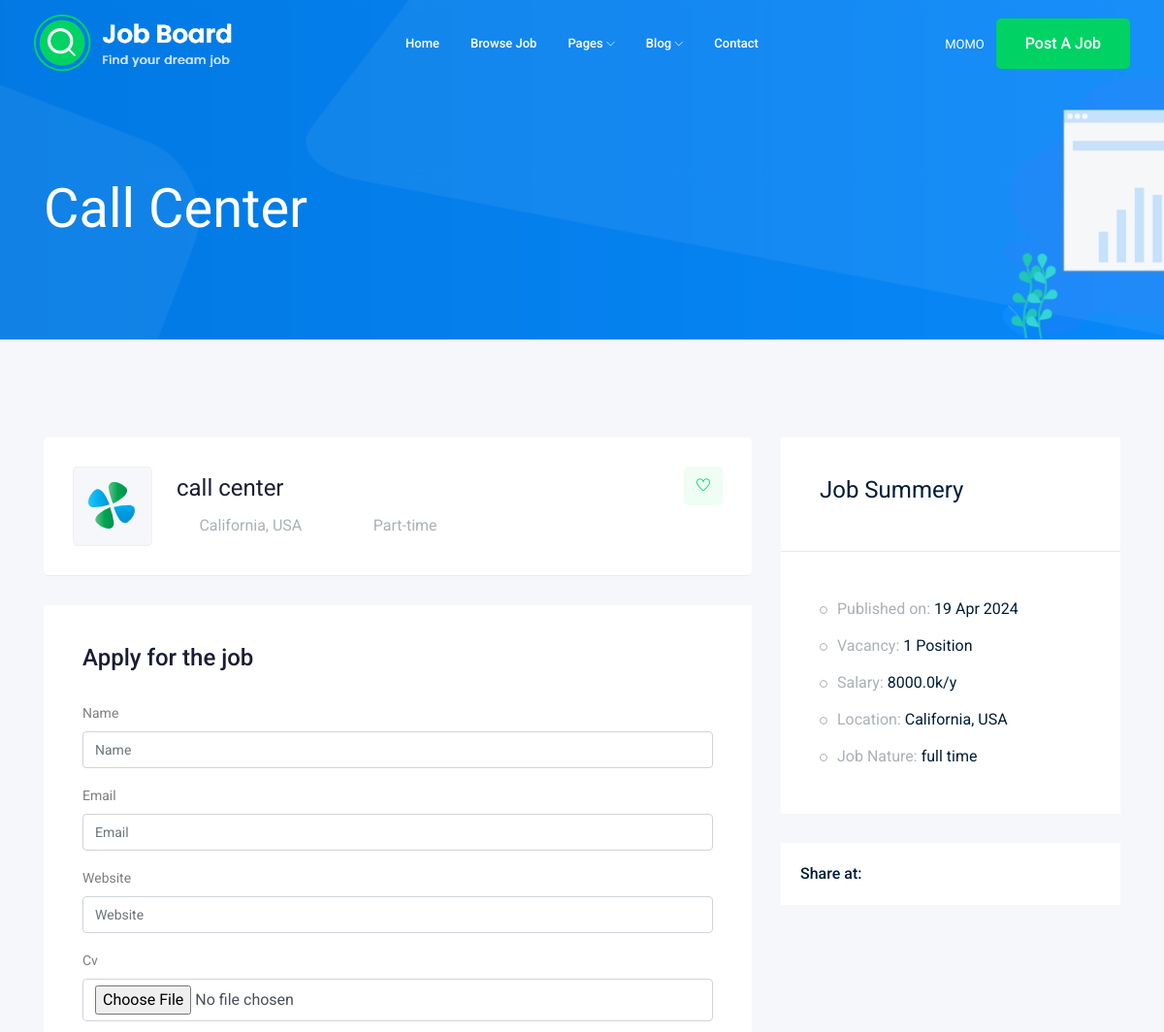
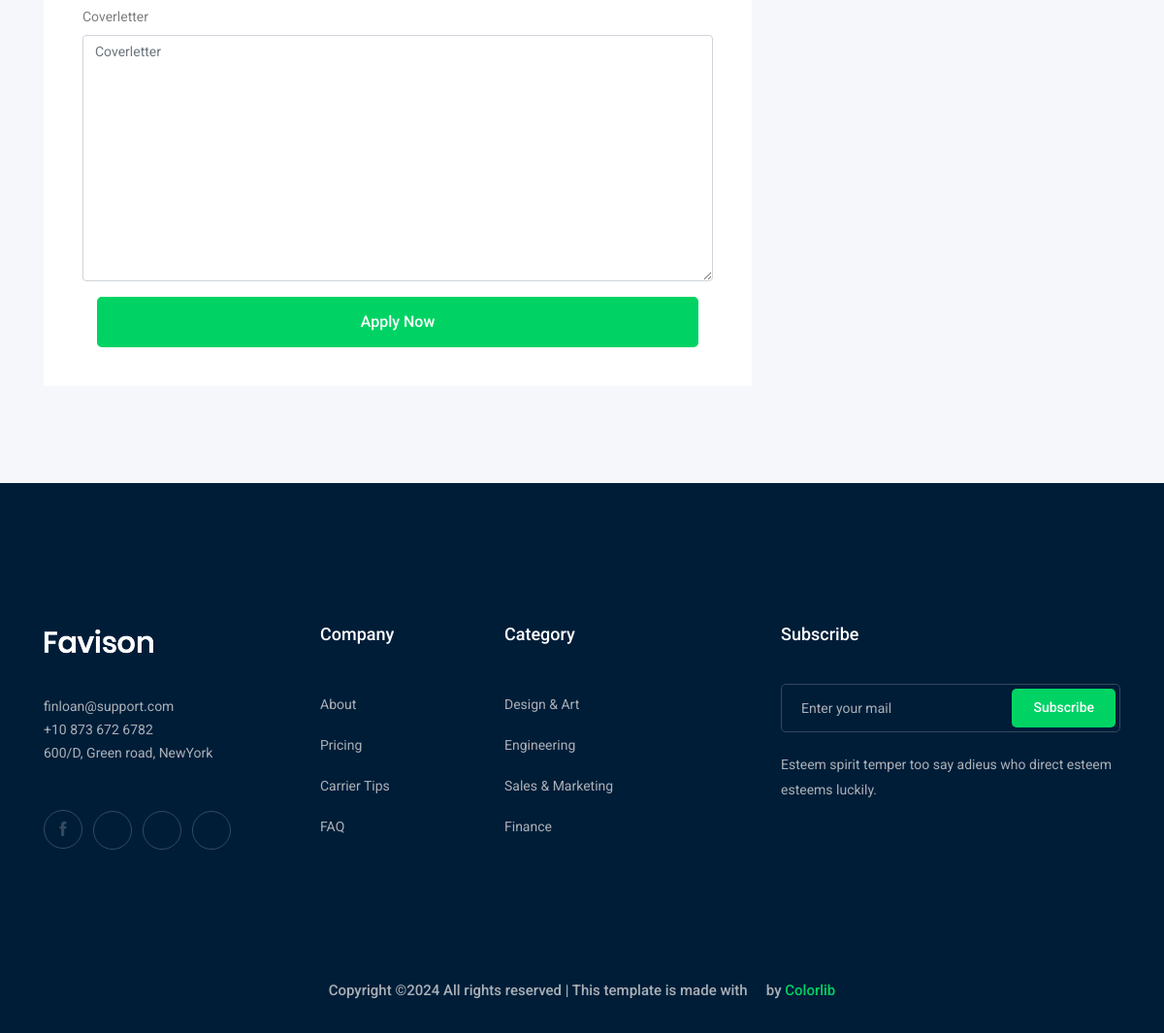
/jobs/apply/20 (signed in), run on the app's committed database (2 pictures, top to bottom).
### job/models.py (models this page shows, shortened)
class Job(models.Model):
    title = models.CharField(max_length = 50)
    job_type = models.CharField(max_length= 15 , choices= JOB_TYPE , default= "full time")
    description = models.CharField(max_length= 500)
    published_date = models.DateTimeField(auto_now= True)
    Vacancy = models.IntegerField(default= 1)
    salary = models.FloatField(default= 0)
    category = models.ForeignKey('Category' , on_delete= models.CASCADE )
    experience_years = models.IntegerField(default= 1)
    image = models.ImageField(upload_to= upload_img)
    slug = models.SlugField(null= True, blank= True)

### job/views.py (the view, shortened to what this page needs)
class ApplyJob(DetailView , LoginRequiredMixin ,FormView):
    model = Job
    form_class = Apply_form
    context_object_name = 'job'
    success_url = '/jobs'
    template_name = 'job/apply_job.html'

### job/forms.py
class Apply_form(forms.ModelForm):
    class Meta:
        model = Application
        fields = "__all__"
        exclude = ['job', 'date']

### job/templates/job/apply_job.html (shortened to what this page needs)
{% extends 'base.html' %}
{% load bootstrap4 %}
{% block content %}
<div class="bradcam_area bradcam_bg_1">
    <div class="container">
        <div class="row">
            <div class="col-xl-12">
                <div class="bradcam_text">
                    <h3>{{job.title}}</h3>
                </div>
            </div>
        </div>
    </div>
</div>
<div class="job_details_area">
    <div class="container">
        <div class="row">
            <div class="col-lg-8">
                <div class="job_details_header">
                    <div class="single_jobs white-bg d-flex justify-content-between">
                        <div class="jobs_left d-flex align-items-center">
                            <div class="thumb">
                                <img src="img/svg_icon/1.svg" alt="">
                            </div>
                            <div class="jobs_conetent">
                                <a href="#"><h4>{{job.title}}</h4></a>
                                <div class="links_locat d-flex align-items-center">
                                    <div class="location">
                                        <p> <i class="fa fa-map-marker"></i> California, USA</p>
                                    </div>
                                    <div class="location">
                                        <p> <i class="fa fa-clock-o"></i> Part-time</p>
                                    </div>
                                </div>
                            </div>
                        </div>
                        <div class="jobs_right">
                            <div class="apply_now">
                                <a class="heart_mark" href="#"> <i class="ti-heart"></i> </a>
                            </div>
                        </div>
                    </div>
                </div>
                <div class="apply_job_form white-bg">
                    <h4>Apply for the job</h4>
                    <form method="post" enctype="multipart/form-data">
                        {% bootstrap_form form  %}
                        <div class="col-md-12">
                            <div class="submit_btn">
                                <button class="boxed-btn3 w-100" type="submit">Apply Now</button>
                            </div>
                        </div>
                    </form>
                </div>
            </div>
            <div class="col-lg-4">
                <div class="job_sumary">
                    <div class="summery_header">
                        <h3>Job Summery</h3>
                    </div>
                    <div class="job_content">
                        <ul>
                            <li>Published on: <span>{{job.published_date|date:"d M Y"}}</span></li>
                            <li>Vacancy: <span>{{job.Vacancy}} Position</span></li>
                            <li>Salary: <span>{{job.salary}}k/y</span></li>
                            <li>Location: <span>California, USA</span></li>
                            <li>Job Nature: <span> {{job.job_type}}</span></li>
                        </ul>
                    </div>
                </div>
                <div class="share_wrap d-flex">
                    <span>Share at:</span>
                    <ul>
                        <li><a href="#"> <i class="fa fa-facebook"></i></a> </li>
                        <li><a href="#"> <i class="fa fa-google-plus"></i></a> </li>
                        <li><a href="#"> <i class="fa fa-twitter"></i></a> </li>
                        <li><a href="#"> <i class="fa fa-envelope"></i></a> </li>
                    </ul>
                </div>
                <div class="job_location_wrap">
                    <div class="job_lok_inner">
                        <div id="map" style="height: 200px;"></div>
                      </div>
                </div>
            </div>
        </div>
    </div>
</div>
{% endblock %}

### templates/base.html (shortened to what this page needs)
{% load static %}
<!doctype html>
<html class="no-js" lang="zxx">
<head>
    <link rel="stylesheet" href="{% static 'css/bootstrap.min.css' %}">
    <link rel="stylesheet" href="{% static 'css/owl.carousel.min.css' %}">
    <link rel="stylesheet" href="{% static 'css/magnific-popup.css' %}">
    <link rel="stylesheet" href="{% static 'css/font-awesome.min.css' %}">
    <link rel="stylesheet" href="{% static 'css/themify-icons.css' %}">
    <link rel="stylesheet" href="{% static 'css/nice-select.css' %}">
    <link rel="stylesheet" href="{% static 'css/flaticon.css' %}">
    <link rel="stylesheet" href="{% static 'css/jquery-ui.css' %}">
    <link rel="stylesheet" href="{% static 'css/gijgo.css' %}">
    <link rel="stylesheet" href="{% static 'css/animate.min.css' %}">
    <link rel="stylesheet" href="{% static 'css/slicknav.css' %}">
    <link rel="stylesheet" href="{% static 'css/style.css' %}">
</head>
<body>
    <header>
        <div class="header-area ">
            <div id="sticky-header" class="main-header-area">
                <div class="container-fluid ">
                    <div class="header_bottom_border">
                        <div class="row align-items-center">
                            <div class="col-xl-3 col-lg-2">
                                <div class="logo">
                                    <a href="{% url 'home' %}">
                                        <img src="{% static 'img/logo.png' %}" alt="">
                                    </a>
                                </div>
                            </div>
                            <div class="col-xl-6 col-lg-7">
                                <div class="main-menu  d-none d-lg-block">
                                    <nav>
                                        <ul id="navigation">
                                            <li><a href="{% url 'home' %}">home</a></li>
                                            <li><a href="{% url 'job_list' %}">Browse Job</a></li>
                                            <li><a href="#">pages <i class="ti-angle-down"></i></a>
                                            </li>
                                            <li><a href="#">blog <i class="ti-angle-down"></i></a>
                                            </li>
                                            <li><a href="{% url 'contact_us' %}">Contact</a></li>
                                        </ul>
                                    </nav>
                                </div>
                            </div>
                            <div class="col-xl-3 col-lg-3 d-none d-lg-block">
                                <div class="Appointment">
                                    {% if request.user.is_authenticated %}
                                        {% if request.user.first_name %}
                                            <div class="phone_num d-none d-xl-block">
                                                <a href="{% url 'profile' %}">  {{ request.user.first_name }}  </a>
                                            </div>
                                        {% else %}
                                            <div class="phone_num d-none d-xl-block">
                                                <a href="{% url 'profile' %}">  Profile </a>
                                            </div>
                                        {% endif %}
                                    {% else %}
                                    <div class="phone_num d-none d-xl-block">
                                        <a href="{% url 'login' %}">Log in</a>
                                    </div>
                                    {% endif %}
                                    <div class="d-none d-lg-block">
                                        <a class="boxed-btn3" href="{% url 'post_job' %}">Post a Job</a>
                                    </div>
                                </div>
                            </div>
                            <div class="col-12">
                            </div>
                        </div>
                    </div>
                </div>
            </div>
        </div>
    </header>
    {% block content %}
    {% endblock %}
    <footer class="footer">
        <div class="footer_top">
            <div class="container">
                <div class="row">
                    <div class="col-xl-3 col-md-6 col-lg-3">
                        <div class="footer_widget wow fadeInUp" data-wow-duration="1s" data-wow-delay=".3s">
                            <div class="footer_logo">
                                <a href="#">
                                    <img src="img/logo.png" alt="">
                                </a>
                            </div>
                            <p>
                                finloan@support.com <br>
                                +10 873 672 6782 <br>
                                600/D, Green road, NewYork
                            </p>
                            <div class="socail_links">
                                <ul>
                                    <li>
                                        <a href="#">
                                            <i class="ti-facebook"></i>
                                        </a>
                                    </li>
                                    <li>
                                        <a href="#">
                                            <i class="fa fa-google-plus"></i>
                                        </a>
                                    </li>
                                    <li>
                                        <a href="#">
                                            <i class="fa fa-twitter"></i>
                                        </a>
                                    </li>
                                    <li>
                                        <a href="#">
                                            <i class="fa fa-instagram"></i>
                                        </a>
                                    </li>
                                </ul>
                            </div>
                        </div>
                    </div>
                    <div class="col-xl-2 col-md-6 col-lg-2">
                        <div class="footer_widget wow fadeInUp" data-wow-duration="1.1s" data-wow-delay=".4s">
                            <h3 class="footer_title">
                                Company
                            </h3>
                            <ul>
                                <li><a href="#">About </a></li>
                                <li><a href="#"> Pricing</a></li>
                                <li><a href="#">Carrier Tips</a></li>
                                <li><a href="#">FAQ</a></li>
                            </ul>
                        </div>
                    </div>
                    <div class="col-xl-3 col-md-6 col-lg-3">
                        <div class="footer_widget wow fadeInUp" data-wow-duration="1.2s" data-wow-delay=".5s">
                            <h3 class="footer_title">
                                Category
                            </h3>
                            <ul>
                                <li><a href="#">Design & Art</a></li>
                                <li><a href="#">Engineering</a></li>
                                <li><a href="#">Sales & Marketing</a></li>
                                <li><a href="#">Finance</a></li>
                            </ul>
                        </div>
                    </div>
                    <div class="col-xl-4 col-md-6 col-lg-4">
                        <div class="footer_widget wow fadeInUp" data-wow-duration="1.3s" data-wow-delay=".6s">
                            <h3 class="footer_title">
                                Subscribe
                            </h3>
                            <form action="#" class="newsletter_form">
                                <input type="text" placeholder="Enter your mail">
                                <button type="submit">Subscribe</button>
                            </form>
                            <p class="newsletter_text">Esteem spirit temper too say adieus who direct esteem esteems
                                luckily.</p>
                        </div>
                    </div>
                </div>
            </div>
        </div>
        <div class="copy-right_text wow fadeInUp" data-wow-duration="1.4s" data-wow-delay=".3s">
            <div class="container">
                <div class="row">
                    <div class="col-xl-12">
                        <p class="copy_right text-center">
Copyright &copy;<script>document.write(new Date().getFullYear());</script> All rights reserved | This template is made with <i class="fa fa-heart-o" aria-hidden="true"></i> by <a href="https://colorlib.com" target="_blank">Colorlib</a>
                        </p>
                    </div>
                </div>
            </div>
        </div>
    </footer>
</body>
</html>

### data on the page
Job: title "Call Center", title "call center", published_date "19 Apr 2024", Vacancy "1", salary "8000.0", job_type "full time"

### other printed values
{{ request.user.first_name }} "MOMO"
